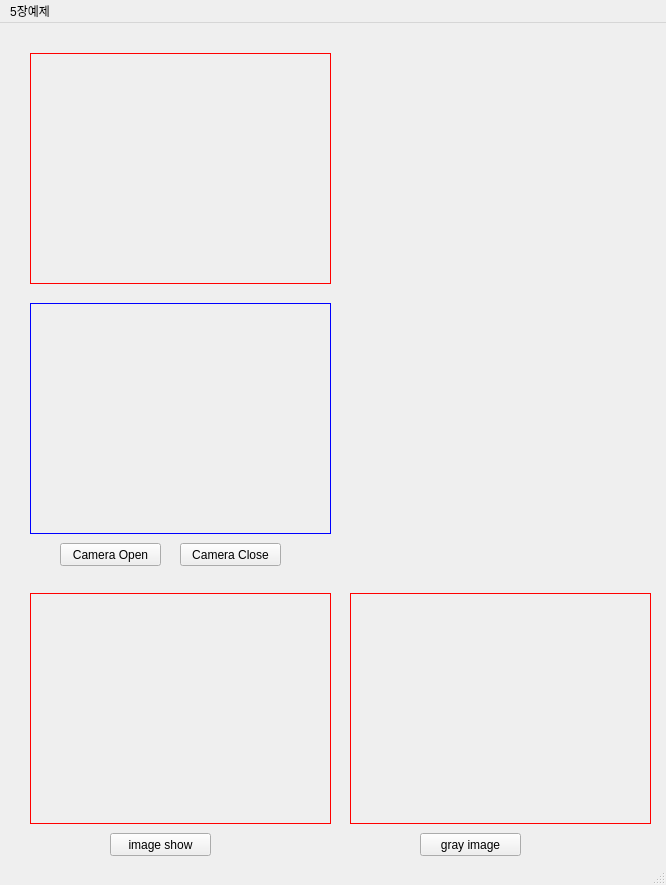
<?xml version="1.0" encoding="UTF-8"?>
<ui version="4.0">
 <class>MainWindow</class>
 <widget class="QMainWindow" name="MainWindow">
  <property name="geometry">
   <rect>
    <x>0</x>
    <y>0</y>
    <width>666</width>
    <height>885</height>
   </rect>
  </property>
  <property name="windowTitle">
   <string>MainWindow</string>
  </property>
  <property name="styleSheet">
   <string notr="true"/>
  </property>
  <widget class="QWidget" name="centralwidget">
   <widget class="QStackedWidget" name="stackedWidget">
    <property name="geometry">
     <rect>
      <x>10</x>
      <y>0</y>
      <width>651</width>
      <height>881</height>
     </rect>
    </property>
    <property name="currentIndex">
     <number>0</number>
    </property>
    <widget class="QWidget" name="page">
     <widget class="QPushButton" name="cameraopen">
      <property name="geometry">
       <rect>
        <x>50</x>
        <y>520</y>
        <width>101</width>
        <height>23</height>
       </rect>
      </property>
      <property name="text">
       <string>Camera Open</string>
      </property>
     </widget>
     <widget class="QLabel" name="gray_video">
      <property name="geometry">
       <rect>
        <x>20</x>
        <y>30</y>
        <width>301</width>
        <height>231</height>
       </rect>
      </property>
      <property name="styleSheet">
       <string notr="true">border : 1px solid red</string>
      </property>
      <property name="text">
       <string/>
      </property>
     </widget>
     <widget class="QLabel" name="graychange">
      <property name="geometry">
       <rect>
        <x>340</x>
        <y>570</y>
        <width>301</width>
        <height>231</height>
       </rect>
      </property>
      <property name="styleSheet">
       <string notr="true">border : 1px solid red</string>
      </property>
      <property name="text">
       <string/>
      </property>
     </widget>
     <widget class="QLabel" name="imageshow">
      <property name="geometry">
       <rect>
        <x>20</x>
        <y>570</y>
        <width>301</width>
        <height>231</height>
       </rect>
      </property>
      <property name="styleSheet">
       <string notr="true">border : 1px solid red</string>
      </property>
      <property name="text">
       <string/>
      </property>
     </widget>
     <widget class="QLabel" name="origin_video">
      <property name="geometry">
       <rect>
        <x>20</x>
        <y>280</y>
        <width>301</width>
        <height>231</height>
       </rect>
      </property>
      <property name="styleSheet">
       <string notr="true">border: 1px solid blue</string>
      </property>
      <property name="text">
       <string/>
      </property>
     </widget>
     <widget class="QPushButton" name="imageopen">
      <property name="geometry">
       <rect>
        <x>100</x>
        <y>810</y>
        <width>101</width>
        <height>23</height>
       </rect>
      </property>
      <property name="text">
       <string>image show</string>
      </property>
     </widget>
     <widget class="QWidget" name="verticalLayoutWidget">
      <property name="geometry">
       <rect>
        <x>340</x>
        <y>30</y>
        <width>301</width>
        <height>481</height>
       </rect>
      </property>
      <layout class="QVBoxLayout" name="vbox"/>
     </widget>
     <widget class="QPushButton" name="cameraclose">
      <property name="geometry">
       <rect>
        <x>170</x>
        <y>520</y>
        <width>101</width>
        <height>23</height>
       </rect>
      </property>
      <property name="text">
       <string>Camera Close</string>
      </property>
     </widget>
     <widget class="QPushButton" name="graychangebtn">
      <property name="geometry">
       <rect>
        <x>410</x>
        <y>810</y>
        <width>101</width>
        <height>23</height>
       </rect>
      </property>
      <property name="text">
       <string>gray image</string>
      </property>
     </widget>
    </widget>
    <widget class="QWidget" name="page_2"/>
   </widget>
  </widget>
  <widget class="QMenuBar" name="menubar">
   <property name="geometry">
    <rect>
     <x>0</x>
     <y>0</y>
     <width>666</width>
     <height>27</height>
    </rect>
   </property>
   <widget class="QMenu" name="menu5_1">
    <property name="title">
     <string>5장예제</string>
    </property>
    <addaction name="separator"/>
    <addaction name="action5_1"/>
    <addaction name="action5_2"/>
   </widget>
   <addaction name="menu5_1"/>
  </widget>
  <widget class="QStatusBar" name="statusbar"/>
  <action name="action5_1">
   <property name="text">
    <string>action5_1</string>
   </property>
  </action>
  <action name="action5_2">
   <property name="text">
    <string>action5_2</string>
   </property>
  </action>
 </widget>
 <resources/>
 <connections/>
 <slots>
  <slot>camera_open()</slot>
  <slot>camera_close()</slot>
  <slot>display_image()</slot>
  <slot>convert_to_gray()</slot>
 </slots>
</ui>
